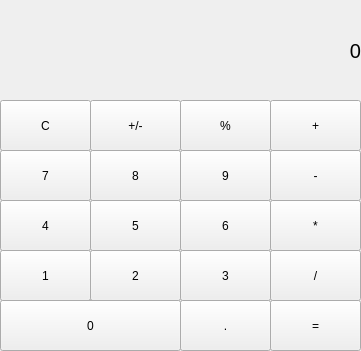
<?xml version="1.0" encoding="UTF-8"?>
<ui version="4.0">
 <class>Calculator</class>
 <widget class="QMainWindow" name="Calculator">
  <property name="geometry">
   <rect>
    <x>0</x>
    <y>0</y>
    <width>361</width>
    <height>351</height>
   </rect>
  </property>
  <property name="windowTitle">
   <string>Calculator</string>
  </property>
  <widget class="QWidget" name="centralWidget">
   <widget class="QLabel" name="label">
    <property name="geometry">
     <rect>
      <x>0</x>
      <y>0</y>
      <width>361</width>
      <height>101</height>
     </rect>
    </property>
    <property name="font">
     <font>
      <pointsize>15</pointsize>
     </font>
    </property>
    <property name="text">
     <string>0</string>
    </property>
    <property name="alignment">
     <set>Qt::AlignRight|Qt::AlignTrailing|Qt::AlignVCenter</set>
    </property>
    <property name="margin">
     <number>20</number>
    </property>
   </widget>
   <widget class="QPushButton" name="pushButton_clear">
    <property name="geometry">
     <rect>
      <x>0</x>
      <y>100</y>
      <width>91</width>
      <height>51</height>
     </rect>
    </property>
    <property name="text">
     <string>C</string>
    </property>
   </widget>
   <widget class="QPushButton" name="pushButton_prasantage">
    <property name="geometry">
     <rect>
      <x>180</x>
      <y>100</y>
      <width>91</width>
      <height>51</height>
     </rect>
    </property>
    <property name="text">
     <string>%</string>
    </property>
   </widget>
   <widget class="QPushButton" name="pushButton_mark">
    <property name="geometry">
     <rect>
      <x>90</x>
      <y>100</y>
      <width>91</width>
      <height>51</height>
     </rect>
    </property>
    <property name="text">
     <string>+/-</string>
    </property>
   </widget>
   <widget class="QPushButton" name="pushButton_add">
    <property name="geometry">
     <rect>
      <x>270</x>
      <y>100</y>
      <width>91</width>
      <height>51</height>
     </rect>
    </property>
    <property name="text">
     <string>+</string>
    </property>
   </widget>
   <widget class="QPushButton" name="pushButton_9">
    <property name="geometry">
     <rect>
      <x>0</x>
      <y>150</y>
      <width>91</width>
      <height>51</height>
     </rect>
    </property>
    <property name="text">
     <string>7</string>
    </property>
   </widget>
   <widget class="QPushButton" name="pushButton_10">
    <property name="geometry">
     <rect>
      <x>180</x>
      <y>150</y>
      <width>91</width>
      <height>51</height>
     </rect>
    </property>
    <property name="text">
     <string>9</string>
    </property>
   </widget>
   <widget class="QPushButton" name="pushButton_8">
    <property name="geometry">
     <rect>
      <x>90</x>
      <y>150</y>
      <width>91</width>
      <height>51</height>
     </rect>
    </property>
    <property name="text">
     <string>8</string>
    </property>
   </widget>
   <widget class="QPushButton" name="pushButton_substraction">
    <property name="geometry">
     <rect>
      <x>270</x>
      <y>150</y>
      <width>91</width>
      <height>51</height>
     </rect>
    </property>
    <property name="text">
     <string>-</string>
    </property>
   </widget>
   <widget class="QPushButton" name="pushButton_4">
    <property name="geometry">
     <rect>
      <x>0</x>
      <y>200</y>
      <width>91</width>
      <height>51</height>
     </rect>
    </property>
    <property name="text">
     <string>4</string>
    </property>
   </widget>
   <widget class="QPushButton" name="pushButton_6">
    <property name="geometry">
     <rect>
      <x>180</x>
      <y>200</y>
      <width>91</width>
      <height>51</height>
     </rect>
    </property>
    <property name="text">
     <string>6</string>
    </property>
   </widget>
   <widget class="QPushButton" name="pushButton_5">
    <property name="geometry">
     <rect>
      <x>90</x>
      <y>200</y>
      <width>91</width>
      <height>51</height>
     </rect>
    </property>
    <property name="text">
     <string>5</string>
    </property>
   </widget>
   <widget class="QPushButton" name="pushButton_multiple">
    <property name="geometry">
     <rect>
      <x>270</x>
      <y>200</y>
      <width>91</width>
      <height>51</height>
     </rect>
    </property>
    <property name="text">
     <string>*</string>
    </property>
   </widget>
   <widget class="QPushButton" name="pushButton_1">
    <property name="geometry">
     <rect>
      <x>0</x>
      <y>250</y>
      <width>91</width>
      <height>51</height>
     </rect>
    </property>
    <property name="text">
     <string>1</string>
    </property>
   </widget>
   <widget class="QPushButton" name="pushButton_3">
    <property name="geometry">
     <rect>
      <x>180</x>
      <y>250</y>
      <width>91</width>
      <height>51</height>
     </rect>
    </property>
    <property name="text">
     <string>3</string>
    </property>
   </widget>
   <widget class="QPushButton" name="pushButton_2">
    <property name="geometry">
     <rect>
      <x>90</x>
      <y>250</y>
      <width>91</width>
      <height>51</height>
     </rect>
    </property>
    <property name="text">
     <string>2</string>
    </property>
   </widget>
   <widget class="QPushButton" name="pushButton_devide">
    <property name="geometry">
     <rect>
      <x>270</x>
      <y>250</y>
      <width>91</width>
      <height>51</height>
     </rect>
    </property>
    <property name="text">
     <string>/</string>
    </property>
   </widget>
   <widget class="QPushButton" name="pushButton_0">
    <property name="geometry">
     <rect>
      <x>0</x>
      <y>300</y>
      <width>181</width>
      <height>51</height>
     </rect>
    </property>
    <property name="text">
     <string>0</string>
    </property>
   </widget>
   <widget class="QPushButton" name="pushButton_decimal">
    <property name="geometry">
     <rect>
      <x>180</x>
      <y>300</y>
      <width>91</width>
      <height>51</height>
     </rect>
    </property>
    <property name="text">
     <string>.</string>
    </property>
   </widget>
   <widget class="QPushButton" name="pushButton_equal">
    <property name="geometry">
     <rect>
      <x>270</x>
      <y>300</y>
      <width>91</width>
      <height>51</height>
     </rect>
    </property>
    <property name="text">
     <string>=</string>
    </property>
   </widget>
  </widget>
 </widget>
 <layoutdefault spacing="6" margin="11"/>
 <resources/>
 <connections/>
</ui>
